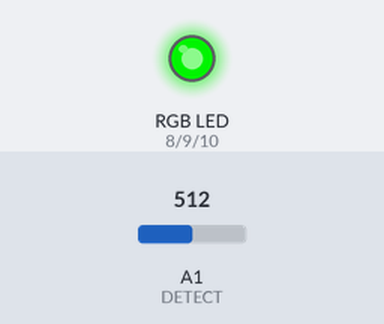
Bench run of a sketch on a simulated Arduino Uno, built with avr-gcc and run on an emulated ATmega328P. Shown: an RGB LED mixed from three pins (HIGH = lit). Inputs (shaded band) come from the test bench; at power-on: A1 (DETECT) = 512. Dim RGB values are drawn brighter than linear; what the sketch prints to the serial monitor is not drawn.

Above: at 3.2 s.
3.3 s: A1 (DETECT) set to 306
At 4.9 s:
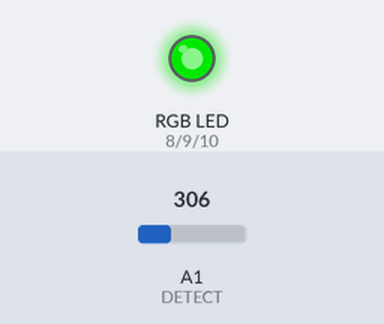
5.2 s: A1 (DETECT) set to 221
At 5.8 s:
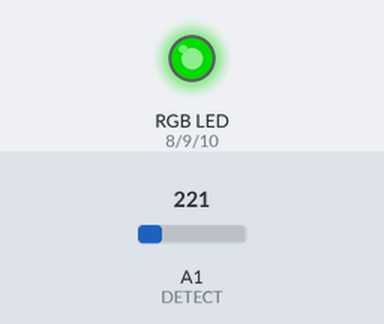
6.8 s: A1 (DETECT) set to 194
At 7.7 s:
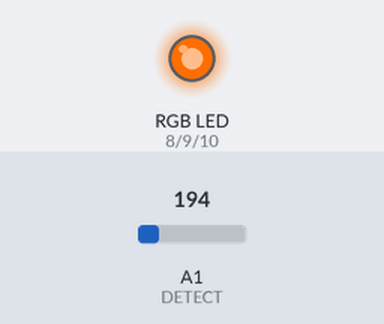
8.4 s: A1 (DETECT) set to 122
At 9.7 s:
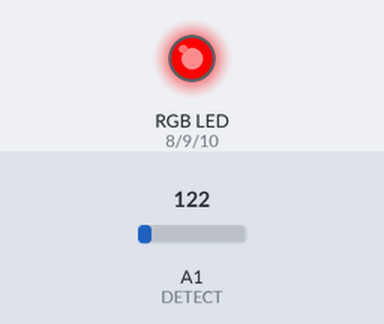
10.0 s: A1 (DETECT) set to 140
At 10.5 s:
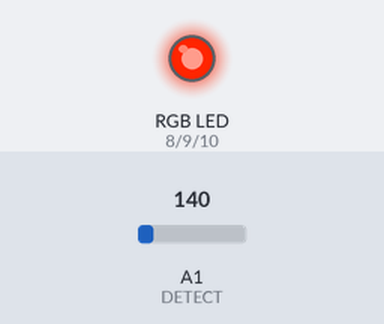
11.6 s: A1 (DETECT) set to 511
At 12.5 s:
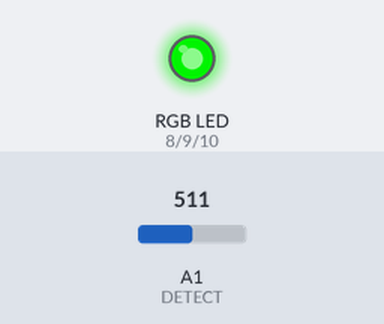
Timing chart, 0 to 14.3 s (numbered marks = the images above; inputs shaded):
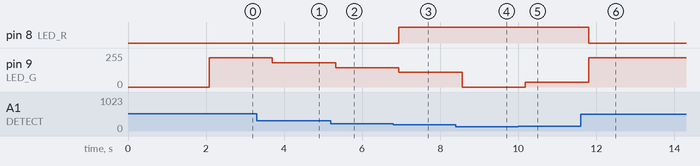

The sketch:

Resistance_Detecting_ver_RGBLED.ino
```cpp
#include <math.h>

#define R_D 100000        //Detect Resistance

#define VOL_MAX 7.8    //R/R0 of sensor at 200% strain

#define INPUT_VOLT 4.8    //Input Votage in Detecting Circuit ()

//Pin Number
#define LED_R 8
#define LED_G 9
#define LED_B 10

#define DETECT A1          //Analog Input
#define R_N 200
//#define CIRCUIT_INPUT 52

uint32_t VolToRes(float vol);


uint16_t DetectInput;
float DetectVol;

uint32_t SensorR0;
uint32_t SensorR;

//boolean State[3] = {false, false, false};
float Max_Res;

void setup() {
  Serial.begin(9600);

  pinMode(LED_R, OUTPUT);
  pinMode(LED_G, OUTPUT);
  pinMode(LED_B, OUTPUT);

  //pinMode(CIRCUIT_INPUT, OUTPUT);                   //Power On for Detecting Circuit
  //digitalWrite(CIRCUIT_INPUT, HIGH);

  delay(2000);

  //Initialization of R0
  SensorR0 = 0;
  for(uint8_t j = 0; j < R_N; j++)
  {
    DetectInput = analogRead(DETECT);
    DetectVol = (DetectInput / 1023.0) * INPUT_VOLT;  // Voltage on R_D
    SensorR0 += VolToRes(DetectVol);
  }
  SensorR0 /= R_N;

  Serial.print("R0 = "); Serial.println(SensorR0);

  //Threshold Resistance
  //Res[0] = SensorR0 * VOL_100;
  //Res[1] = SensorR0 * VOL_150;
  //Res[2] = SensorR0 * VOL_200;

  Max_Res = SensorR0 * VOL_MAX;

  //Serial.print("R_100 = "); Serial.println(Res[0]);
  //Serial.print("R_150 = "); Serial.println(Res[1]);
  //Serial.print("R_200 = "); Serial.println(Res[2]);
}

void loop() {

  SensorR = 0;
  for(uint8_t j = 0; j < R_N; j++)
  {
    DetectInput = analogRead(DETECT);
    DetectVol = (DetectInput / 1023.0) * INPUT_VOLT;  // Voltage on R_D
    SensorR += VolToRes(DetectVol);
  }
  SensorR /= R_N;
/*
  if (SensorR > Res[2] && !State[2])
  {
    State[2] = true;
    digitalWrite(LED_R, HIGH);
  }
  else if (SensorR < Res[2] && State[2])
  {
    State[2] = false;
    digitalWrite(LED_R, LOW);
  }

  if (SensorR > Res[1] && !State[1])
  {
    State[1] = true;
    digitalWrite(LED_Y, HIGH);
  }
  else if (SensorR < Res[1] && State[1])
  {
    State[1] = false;
    digitalWrite(LED_Y, LOW);
  }

  if (SensorR > Res[0] && !State[0])
  {
    State[0] = true;
    digitalWrite(LED_G, HIGH);
  }
  else if (SensorR < Res[0] && State[0])
  {
    State[0] = false;
    digitalWrite(LED_G, LOW);
  }
  */

  float R_R0 = SensorR / SensorR0;

  uint8_t R = map(R_R0, 0.9, VOL_MAX, 0, 255);
  uint8_t G = 255 - R;

  analogWrite(LED_R, R);
  analogWrite(LED_G, G);
  analogWrite(LED_B, 0);

  delay(500);


}

uint32_t VolToRes(float vol)
{
  return (R_D * ((INPUT_VOLT - vol) / vol));
}
```

Measured:
- the behaviour switches between 205 and 204 on A1 (DETECT) (found by bisection; images 2 and 3)
- after the input at 3.3 s, pin 9 (LED_G): 219/255 → 183/255 after 0.40 s
- after the input at 5.2 s, pin 9 (LED_G): 183/255 → 146/255 after 0.12 s
- after the input at 6.8 s, pin 8 (LED_R): LOW → HIGH after 0.14 s; pin 9 (LED_G): 146/255 → 110/255 after 0.14 s
- after the input at 8.4 s, pin 9 (LED_G): 110/255 → 0/255 after 0.16 s
- after the input at 10.0 s, pin 9 (LED_G): 0/255 → 37/255 after 0.19 s
- after the input at 11.6 s, pin 8 (LED_R): HIGH → LOW after 0.21 s; pin 9 (LED_G): 37/255 → 219/255 after 0.21 s
